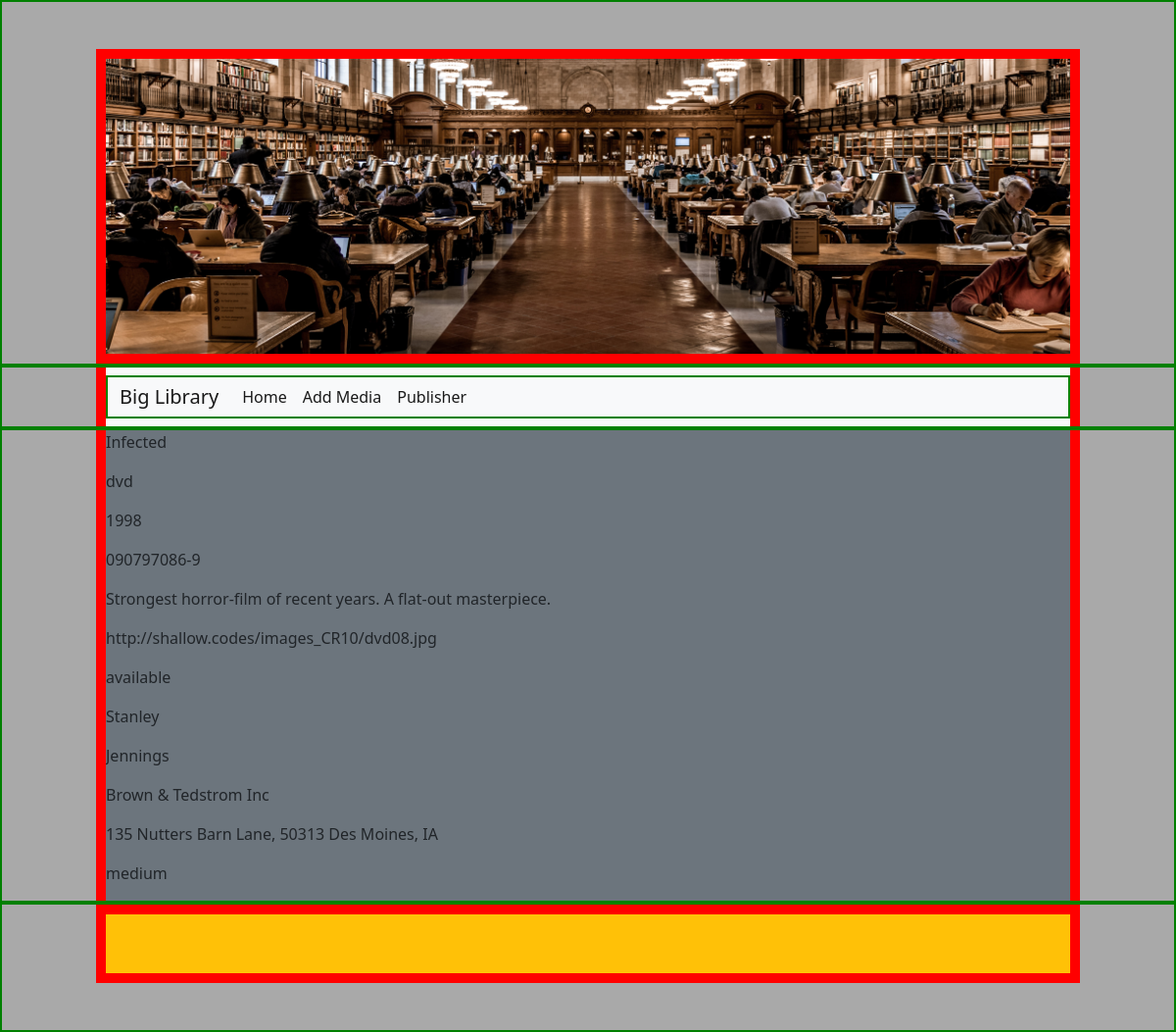
The app's page /php/details.php?id=327, older data.
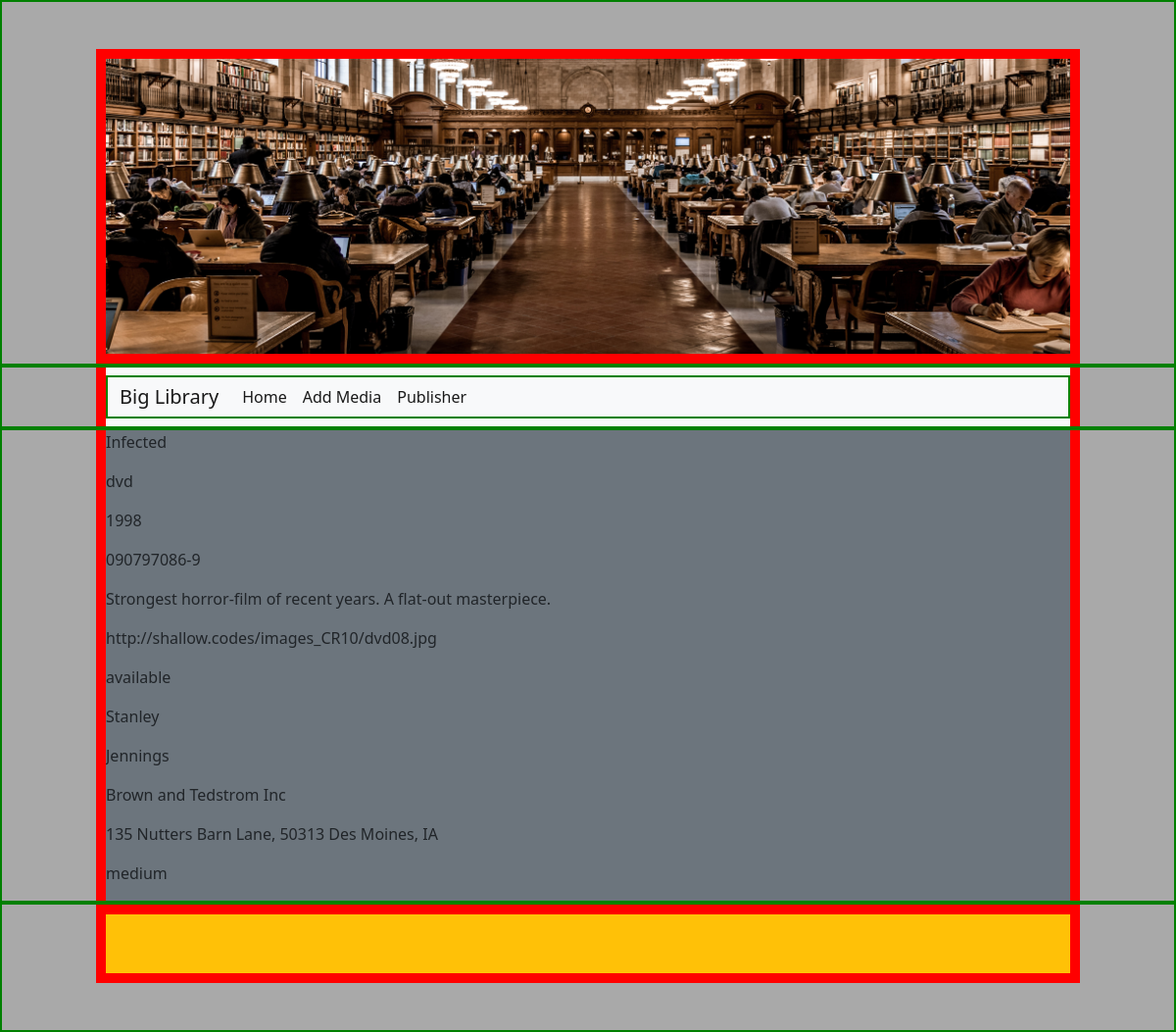
The same page, newer data.
### tables this page shows
CREATE TABLE `library_all_media` (
  `id` int(11) NOT NULL,
  `media_title` varchar(50) NOT NULL,
  `media_type` varchar(4) NOT NULL,
  `media_date` year(4) NOT NULL,
  `media_isbn` varchar(11) NOT NULL,
  `media_descr` varchar(100) NOT NULL,
  `media_image` varchar(100) NOT NULL,
  `media_status` varchar(9) NOT NULL,
  `author_fname` varchar(20) NOT NULL,
  `author_lname` varchar(20) NOT NULL,
  `pub_name` varchar(30) NOT NULL,
  `pub_address` varchar(50) NOT NULL,
  `pub_size` varchar(6) NOT NULL
);

### php/details.php (the view, shortened to what this page needs)
<?php
require_once 'actions/db_connect.php';
if ($_GET['id']) {
    $id = $_GET['id'];
    $sql = "SELECT * FROM library_all_media WHERE id = {$id}";
    $result = $connect->query($sql);
    if ($result->num_rows == 1) {
        $data = $result->fetch_assoc();
        $media_title = $data['media_title'];
        $media_type = $data['media_type'];
        $media_date = $data['media_date'];
        $media_isbn = $data['media_isbn'];
        $media_descr = $data['media_descr'];
        $media_image = $data['media_image'];
        $media_status = $data['media_status'];
        $author_fname = $data['author_fname'];
        $author_lname = $data['author_lname'];
        $pub_name = $data['pub_name'];
        $pub_address = $data['pub_address'];
        $pub_size = $data['pub_size'];
    } else {
        header("location: error.php");
    }
} else {
    header("location: error.php");
}
?>
<!DOCTYPE html>
<html lang="en">
<head>
    <?php require_once 'components/bootstrap.php' ?>
    <link rel="stylesheet" type="text/css" href="../styles/styles.css">
</head>
<body>
    <?php include_once "header.php" ?>
    <?php include_once "navbar.php" ?>
    <div class="container-fluid mx-auto px-5">
        <div class="wrapIndex mx-5 bg-secondary">
            <div>
                <p><?php echo $media_title ?></p>
                <p><?php echo $media_type ?></p>
                <p><?php echo $media_date ?></p>
                <p><?php echo $media_isbn ?></p>
                <p><?php echo $media_descr ?></p>
                <p><?php echo $media_image ?></p>
                <p><?php echo $media_status ?></p>
                <p><?php echo $author_fname ?></p>
                <p><?php echo $author_lname ?></p>
                <p><?php echo $pub_name ?></p>
                <p><?php echo $pub_address ?></p>
                <p><?php echo $pub_size ?></p>
            </div>
        </div>
    </div>
    <?php include_once "footer.php" ?>
</body>
</html>

Row changes from the older to the newer data that the page shows:
changed library_all_media "Infected": pub_name "Brown & Tedstrom Inc" → "Brown and Tedstrom Inc"
